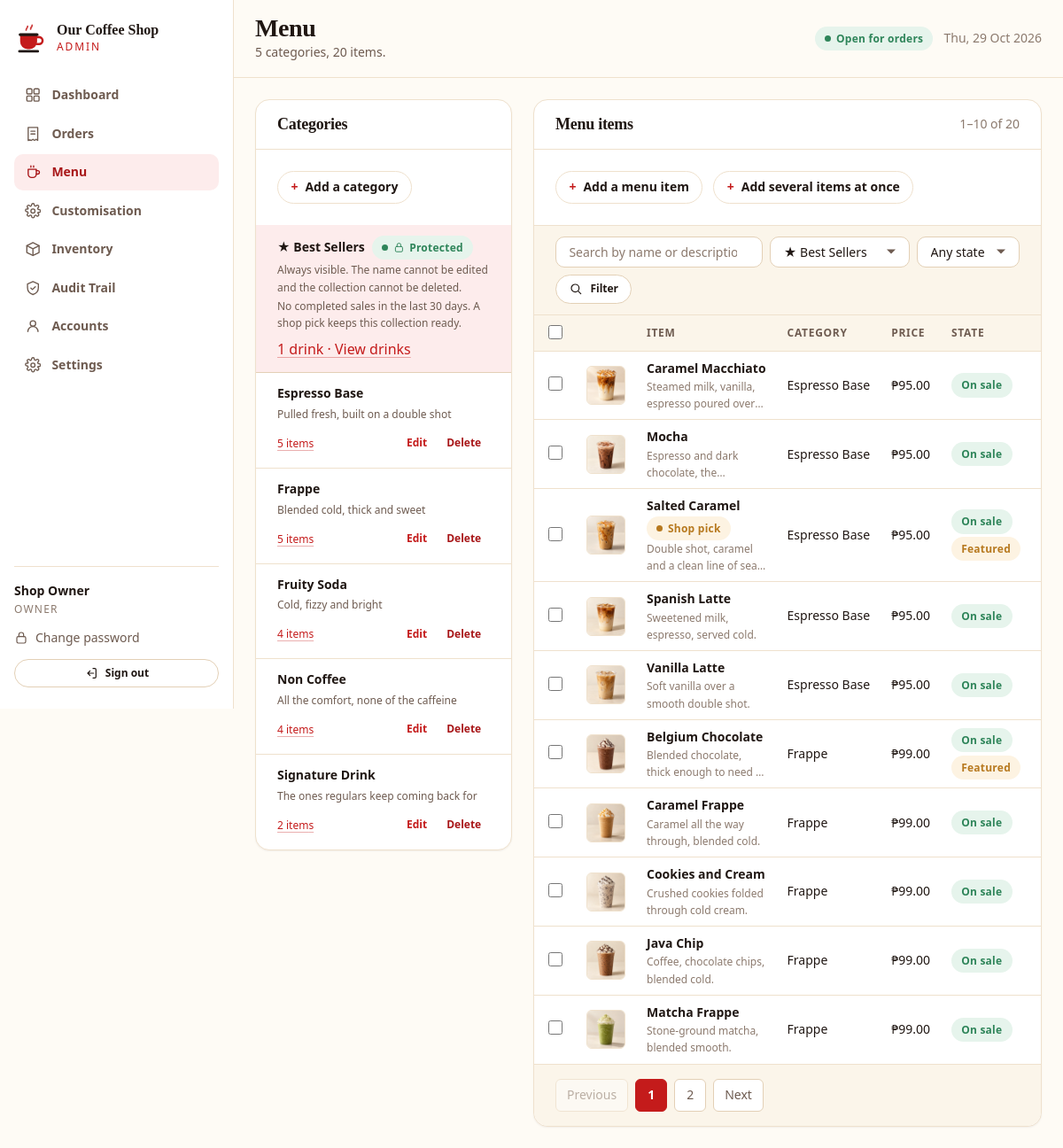
Page /admin-site/menu.php (signed in) on the committed database.
### tables this page shows
CREATE TABLE `categories` (
  `id`          INT UNSIGNED NOT NULL AUTO_INCREMENT,
  `name`        VARCHAR(80)  NOT NULL,
  `slug`        VARCHAR(80)  NOT NULL,
  `description` VARCHAR(255) NULL,
  `sort_order`  SMALLINT     NOT NULL DEFAULT 0,
  `is_active`   TINYINT(1)   NOT NULL DEFAULT 1,
  `created_at`  TIMESTAMP    NOT NULL DEFAULT CURRENT_TIMESTAMP,
  PRIMARY KEY (`id`),
  UNIQUE KEY `uq_category_slug` (`slug`),
  KEY `idx_category_sort` (`sort_order`)
);

CREATE TABLE `products` (
  `id`            INT UNSIGNED NOT NULL AUTO_INCREMENT,
  `category_id`   INT UNSIGNED NOT NULL,
  `name`          VARCHAR(120) NOT NULL,
  `slug`          VARCHAR(140) NOT NULL,
  `description`   VARCHAR(400) NULL,
  `price`         DECIMAL(10,2) NOT NULL,
  `image_path`    VARCHAR(255) NULL,
  `is_available`  TINYINT(1)   NOT NULL DEFAULT 1,
  `is_featured`   TINYINT(1)   NOT NULL DEFAULT 0,
  `sort_order`    SMALLINT     NOT NULL DEFAULT 0,
  `created_at`    TIMESTAMP    NOT NULL DEFAULT CURRENT_TIMESTAMP,
  `updated_at`    TIMESTAMP    NOT NULL DEFAULT CURRENT_TIMESTAMP ON UPDATE CURRENT_TIMESTAMP,
  PRIMARY KEY (`id`),
  UNIQUE KEY `uq_product_slug` (`slug`),
  KEY `idx_product_category` (`category_id`),
  KEY `idx_product_available` (`is_available`),
  CONSTRAINT `fk_product_category` FOREIGN KEY (`category_id`)
    REFERENCES `categories` (`id`) ON DELETE CASCADE ON UPDATE CASCADE
);

### shared/db.php (called while the page is built, shortened)
<?php
function db(): PDO
{
    static $pdo = null;
    if ($pdo instanceof PDO) {
        return $pdo;
    }
    $dsn = sprintf(
        'mysql:host=%s;port=%d;dbname=%s;charset=%s',
        DB_HOST,
        DB_PORT,
        DB_NAME,
        DB_CHARSET
    );
    try {
        $pdo = new PDO($dsn, DB_USER, DB_PASS, [
            PDO::ATTR_ERRMODE            => PDO::ERRMODE_EXCEPTION,
            PDO::ATTR_DEFAULT_FETCH_MODE => PDO::FETCH_ASSOC,
            PDO::ATTR_EMULATE_PREPARES   => false,
            PDO::ATTR_STRINGIFY_FETCHES  => false,
        ]);
        $offset = (new DateTime('now', new DateTimeZone(date_default_timezone_get())))->format('P');
        $pdo->exec("SET time_zone = '" . $offset . "'");
    } catch (PDOException $e) {
        error_log('Database connection failed: ' . $e->getMessage());
        if (APP_DEBUG) {
            throw $e;
        }
        http_response_code(503);
        exit('The system is temporarily unavailable. Please try again in a moment.');
    }
    return $pdo;
}
function db_query(string $sql, array $params = []): PDOStatement
{
    $stmt = db()->prepare($sql);
    $stmt->execute($params);
    return $stmt;
}
function db_all(string $sql, array $params = []): array
{
    return db_query($sql, $params)->fetchAll();
}
function db_value(string $sql, array $params = []): mixed
{
    $value = db_query($sql, $params)->fetchColumn();
    return $value === false ? null : $value;
}

### shared/helpers.php (called while the page is built, shortened)
<?php
function e(?string $value): string
{
    return htmlspecialchars($value ?? '', ENT_QUOTES | ENT_SUBSTITUTE, 'UTF-8');
}
function peso(float|string|int $amount): string
{
    return '₱' . number_format((float) $amount, 2);
}
function get_int(string $key, int $default = 0): int
{
    $value = filter_input(INPUT_GET, $key, FILTER_VALIDATE_INT);
    return is_int($value) ? $value : $default;
}
function get_string(string $key, string $default = ''): string
{
    $value = $_GET[$key] ?? $default;
    return is_string($value) ? trim($value) : $default;
}

### shared/menu-collections.php (called while the page is built, shortened)
<?php
require_once __DIR__ . '/db.php';
function menu_best_sellers(): array
{
    $rows = db_all("SELECT p.*, c.id AS category_id, c.name AS category_name, c.slug AS category_slug,
        sales.quantity AS sold_quantity
        FROM products p JOIN categories c ON c.id = p.category_id
        JOIN (SELECT oi.product_id, SUM(oi.quantity) AS quantity, SUM(oi.line_total) AS revenue
          FROM order_items oi JOIN orders o ON o.id = oi.order_id
          WHERE o.status = 'completed' AND COALESCE(o.completed_at, o.placed_at) >= ?
          AND COALESCE(o.completed_at, o.placed_at) < ? GROUP BY oi.product_id) sales ON sales.product_id = p.id
        WHERE p.is_available = 1 AND c.is_active = 1
        ORDER BY sales.quantity DESC, sales.revenue DESC, p.name ASC, p.id ASC LIMIT 5",
        [date('Y-m-d', strtotime('-29 days')) . ' 00:00:00', date('Y-m-d', strtotime('+1 day')) . ' 00:00:00']);
    $rows = db_all('SELECT p.*, c.id AS category_id, c.name AS category_name, c.slug AS category_slug,
        0 AS sold_quantity FROM products p JOIN categories c ON c.id = p.category_id
        WHERE p.is_available = 1 AND c.is_active = 1
        ORDER BY p.is_featured DESC, p.sort_order ASC, p.id ASC LIMIT 1');
    return ['products' => $rows, 'fallback' => true];
}

### admin-site/menu.php (the view, shortened to what this page needs)
<?php
require_once __DIR__ . '/partials/layout.php';
require_once dirname(__DIR__) . '/shared/menu-collections.php';
$categories = db_all(
    'SELECT c.*, (SELECT COUNT(*) FROM products p WHERE p.category_id = c.id) AS product_count
     FROM categories c ORDER BY c.name ASC'
);
$bestCollection = menu_best_sellers();
$bestIds = array_map('intval', array_column($bestCollection['products'], 'id'));
$categoryFilter = get_int('category');
$search         = get_string('q');
$stateFilter    = get_string('state');
$productParams = [];
$conditions    = [];
$productWhere = $conditions === [] ? '' : ' WHERE ' . implode(' AND ', $conditions);
$totalProducts = (int) db_value(
    'SELECT COUNT(*) FROM products p JOIN categories c ON c.id = p.category_id' . $productWhere,
    $productParams
);
$totalPages = max(1, (int) ceil($totalProducts / PER_PAGE));
$page       = max(1, min($totalPages, get_int('page', 1)));
$offset     = ($page - 1) * PER_PAGE;
$products = db_all(
    'SELECT p.*, c.name AS category_name
     FROM products p
     JOIN categories c ON c.id = p.category_id' . $productWhere . '
     ORDER BY c.name ASC, p.name ASC
     LIMIT ' . PER_PAGE . ' OFFSET ' . $offset,
    $productParams
);
$filterQuery = array_filter([
    'category' => $categoryFilter !== 0 ? $categoryFilter : null,
    'q'        => $search !== '' ? $search : null,
    'state'    => $stateFilter !== '' ? $stateFilter : null,
]);
$hasFilters = $filterQuery !== [];
$editUrl = static function (string $key, int $id) use ($filterQuery): string {
    return admin_url('menu.php') . '?' . http_build_query($filterQuery + [$key => $id]);
};
$editCategory = null;
$editProduct = null;
?>
<div class="menu-grid" id="menu-live" data-live-region>
  <section class="card">
    <div class="card-header"><h2>Categories</h2></div>
    <div class="card-body" id="category-form">
      <details class="form-fold"<?= $editCategory ? ' open' : '' ?>
               <?= $editCategory ? 'data-edit-modal="Edit category"' : '' ?>>
        <summary><?= $editCategory ? 'Edit category' : 'Add a category' ?></summary>
      </details>
    </div>
    <?php if ($categories === []): ?>
      <div class="empty">
        <?= admin_icon('icon-box', 'empty-icon') ?>
        <h3>No categories yet</h3>
        <p class="mb-0">Add one below before adding drinks.</p>
      </div>
    <?php else: ?>
      <ul class="cat-list">
        <li class="cat-item protected-collection<?= $categoryFilter === BEST_SELLERS_CATEGORY_ID ? ' is-filtered' : '' ?>" data-protected-collection>
          <div class="cat-top"><span class="cat-name"><span aria-hidden="true">&#9733;</span> Best Sellers</span><span class="badge badge-ready"><?= admin_icon('icon-lock', 'icon-xs') ?> Protected</span></div>
          <p class="cat-desc">Always visible. The name cannot be edited and the collection cannot be deleted.</p>
          <p class="cat-desc"><?= $bestCollection['fallback'] ? 'No completed sales in the last 30 days. A shop pick keeps this collection ready.' : 'Top available drinks by quantity sold in completed orders over the last 30 days.' ?></p>
          <div class="cat-foot"><a href="<?= e(admin_url('menu.php')) ?>?category=<?= BEST_SELLERS_CATEGORY_ID ?>"><?= count($bestIds) ?> drink<?= count($bestIds) === 1 ? '' : 's' ?> &middot; View drinks</a></div>
        </li>
        <?php foreach ($categories as $category): ?>
          <li class="cat-item<?= (int) $category['id'] === $categoryFilter ? ' is-filtered' : '' ?>">
            <div class="cat-top">
              <span class="cat-name"><?= e((string) $category['name']) ?></span>
            </div>
            <?php if (!empty($category['description'])): ?>
              <p class="cat-desc"><?= e((string) $category['description']) ?></p>
            <?php endif; ?>
            <div class="cat-foot">
              <span class="cat-meta">
                <a href="<?= e(admin_url('menu.php')) ?>?category=<?= (int) $category['id'] ?>">
                  <?= (int) $category['product_count'] ?> item<?= (int) $category['product_count'] === 1 ? '' : 's' ?>
                </a>
              </span>
              <span class="cat-actions">
                <a class="btn btn-sm btn-ghost"
                   href="<?= e($editUrl('edit_category', (int) $category['id'])) ?>#category-form"
                   data-edit-dialog="Edit category" data-edit-from="#category-form">Edit</a>
                <form method="post" action="<?= e(admin_url('menu.php')) ?>" class="inline-form" data-no-guard
                        data-live-form="#menu-live">
                  <button type="submit" class="btn btn-sm btn-ghost btn-danger-text"
                          data-confirm="Remove the category &quot;<?= e((string) $category['name']) ?>&quot;?">
                    Delete
                  </button>
                </form>
              </span>
            </div>
          </li>
        <?php endforeach; ?>
      </ul>
    <?php endif; ?>
  </section>
  <section class="card">
    <div class="card-header">
      <h2>Menu items</h2>
      <span class="small subtle">
        <?php if ($totalProducts === 0): ?>
          none
        <?php else: ?>
          <?= $offset + 1 ?>&ndash;<?= min($offset + PER_PAGE, $totalProducts) ?> of <?= $totalProducts ?>
        <?php endif; ?>
      </span>
    </div>
    <div class="card-body menu-actions" id="product-form">
      <details class="form-fold"<?= $editProduct ? ' open' : '' ?>
               <?= $editProduct ? 'data-edit-modal="Edit menu item"' : '' ?>>
        <summary><?= $editProduct ? 'Edit menu item' : 'Add a menu item' ?></summary>
      </details>
      <?php if ($categories !== []): ?>
      <details class="form-fold">
        <summary>Add several items at once</summary>
      </details>
      <?php endif; ?>
    </div>
    <form class="filter-bar" method="get" action="<?= e(admin_url('menu.php')) ?>" data-no-guard>
      <div class="filter-field filter-grow">
        <input class="input" type="search" id="filter_q" name="q" value="<?= e($search) ?>" autocomplete="off"
               placeholder="Search by name or description">
      </div>
      <div class="filter-field">
        <select class="select" id="filter_category" name="category">
          <option value="<?= BEST_SELLERS_CATEGORY_ID ?>"<?= $categoryFilter === BEST_SELLERS_CATEGORY_ID ? ' selected' : '' ?>>&#9733; Best Sellers</option>
        </select>
      </div>
      <div class="filter-field">
        <select class="select" id="filter_state" name="state">
          <option value="">Any state</option>
        </select>
      </div>
      <button type="submit" class="btn btn-sm btn-secondary">
        <?= admin_icon('icon-search', 'icon-sm') ?> Filter
      </button>
    </form>
    <?php if ($products === []): ?>
      <div class="empty">
        <?= admin_icon('icon-cup', 'empty-icon') ?>
        <?php if ($hasFilters): ?>
          <h3>Nothing matches those filters</h3>
          <p class="mb-0">
            <a href="<?= e(admin_url('menu.php')) ?>">Clear them</a> to see the whole menu.
          </p>
        <?php else: ?>
          <h3>No items here</h3>
          <p class="mb-0">Add one with the form below.</p>
        <?php endif; ?>
      </div>
    <?php else: ?>
      <div class="table-wrap table-flush">
        <table class="table table-compact" data-batch-table>
          <thead>
            <tr>
              <th scope="col" class="tick-col">
                <input type="checkbox" data-batch-all aria-label="Select every item">
              </th>
              <th scope="col" class="pic-col"><span class="visually-hidden">Picture</span></th>
              <th scope="col">Item</th>
              <th scope="col">Category</th>
              <th scope="col">Price</th>
              <th scope="col">State</th>
              <th scope="col"><span class="visually-hidden">Actions</span></th>
            </tr>
          </thead>
          <tbody>
            <?php foreach ($products as $product): ?>
              <tr<?= (int) $product['is_available'] === 1 ? '' : ' class="is-hidden"' ?>>
                <td class="tick-col">
                  <input type="checkbox" name="product_ids[]" value="<?= (int) $product['id'] ?>"
                         data-batch-item form="batch-delete-form"
                         aria-label="Select <?= e((string) $product['name']) ?>">
                </td>
                <td class="pic-col">
                  <?php if (!empty($product['image_path'])): ?>
                    <img class="menu-thumb"
                         src="<?= e(admin_picture((string) $product['image_path'])) ?>"
                         alt="" width="44" height="44" loading="lazy">
                  <?php else: ?>
                    <span class="menu-thumb menu-thumb-empty" aria-hidden="true">
                      <?= admin_icon('icon-cup', 'icon-sm') ?>
                    </span>
                  <?php endif; ?>
                </td>
                <td>
                  <span class="bold"><?= e((string) $product['name']) ?></span>
                  <?php if (in_array((int) $product['id'], $bestIds, true)): ?><span class="badge badge-pending"><?= $bestCollection['fallback'] ? 'Shop pick' : '&#9733; Best seller' ?></span><?php endif; ?>
                  <?php if (!empty($product['description'])): ?>
                    <br><span class="subtle tiny menu-item-desc"><?= e((string) $product['description']) ?></span>
                  <?php endif; ?>
                </td>
                <td class="small nowrap"><?= e((string) $product['category_name']) ?></td>
                <td class="tabular nowrap"><?= peso($product['price']) ?></td>
                <td class="nowrap">
                  <span class="badge <?= (int) $product['is_available'] === 1 ? 'badge-ready' : 'badge-cancelled' ?>">
                    <?= (int) $product['is_available'] === 1 ? 'On sale' : 'Hidden' ?>
                  </span>
                  <?php if ((int) $product['is_featured'] === 1): ?>
                    <span class="badge badge-pending">Featured</span>
                  <?php endif; ?>
                </td>
                <td class="right nowrap">
                </td>
              </tr>
            <?php endforeach; ?>
          </tbody>
        </table>
      </div>
      <?php if ($totalPages > 1): ?>
        <div class="card-footer">
        </div>
      <?php endif; ?>
    <?php endif; ?>
  </section>
</div>

### rows in the picture
categories: name "Espresso Base", description "Pulled fresh, built on a double shot", product_count "5"
categories: name "Frappe", description "Blended cold, thick and sweet", product_count "5"
categories: name "Fruity Soda", description "Cold, fizzy and bright", product_count "4"
categories: name "Non Coffee", description "All the comfort, none of the caffeine", product_count "4"
categories: name "Signature Drink", description "The ones regulars keep coming back for", product_count "2"
products: image_path (picture), name "Caramel Macchiato", description "Steamed milk, vanilla, espresso poured…", category.name "Espresso Base", price "₱95.00", is_available "On sale"
products: image_path (picture), name "Mocha", description "Espresso and dark chocolate,…", category.name "Espresso Base", price "₱95.00", is_available "On sale"
products: image_path (picture), name "Salted Caramel", shows "Shop pick", description "Double shot, caramel and a clean line of…", category.name "Espresso Base", price "₱95.00", is_available "On sale", is_featured "Featured"
products: image_path (picture), name "Spanish Latte", description "Sweetened milk, espresso, served cold.", category.name "Espresso Base", price "₱95.00", is_available "On sale"
products: image_path (picture), name "Vanilla Latte", description "Soft vanilla over a smooth double shot.", category.name "Espresso Base", price "₱95.00", is_available "On sale"
products: image_path (picture), name "Belgium Chocolate", description "Blended chocolate, thick enough to need…", category.name "Frappe", price "₱99.00", is_available "On sale", is_featured "Featured"
products: image_path (picture), name "Caramel Frappe", description "Caramel all the way through, blended cold.", category.name "Frappe", price "₱99.00", is_available "On sale"
products: image_path (picture), name "Cookies and Cream", description "Crushed cookies folded through cold cream.", category.name "Frappe", price "₱99.00", is_available "On sale"
products: image_path (picture), name "Java Chip", description "Coffee, chocolate chips, blended cold.", category.name "Frappe", price "₱99.00", is_available "On sale"
products: image_path (picture), name "Matcha Frappe", description "Stone-ground matcha, blended smooth.", category.name "Frappe", price "₱99.00", is_available "On sale"

### other values in the picture
setting('shop_name', APP_NAME) "Our Coffee Shop"
$item['label'] "Dashboard"
$item['label'] "Orders"
$item['label'] "Menu"
$item['label'] "Customisation"
$item['label'] "Inventory"
$item['label'] "Audit Trail"
$item['label'] "Accounts"
$item['label'] "Settings"
$name "Shop Owner"
$heading "Menu"
$subtitle "5 categories, 20 items."
count($bestIds) "1"
$offset + 1 "1"
min($offset + PER_PAGE, $totalProducts) "10"
